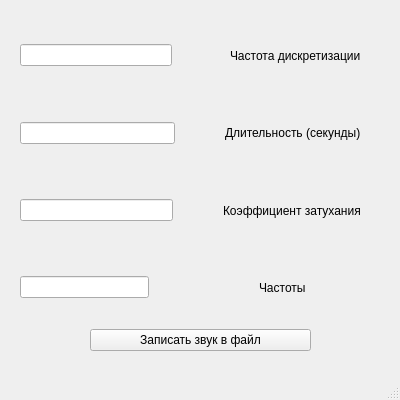
<?xml version="1.0" encoding="UTF-8"?>
<ui version="4.0">
 <class>AudioMenu</class>
 <widget class="QMainWindow" name="AudioMenu">
  <property name="geometry">
   <rect>
    <x>0</x>
    <y>0</y>
    <width>400</width>
    <height>400</height>
   </rect>
  </property>
  <property name="windowTitle">
   <string>AudioMenu</string>
  </property>
  <widget class="QWidget" name="centralwidget">
   <widget class="QWidget" name="verticalLayoutWidget">
    <property name="geometry">
     <rect>
      <x>20</x>
      <y>20</y>
      <width>361</width>
      <height>331</height>
     </rect>
    </property>
    <layout class="QVBoxLayout" name="verticalLayout">
     <item>
      <layout class="QHBoxLayout" name="horizontalLayout_2">
       <property name="spacing">
        <number>58</number>
       </property>
       <property name="rightMargin">
        <number>20</number>
       </property>
       <item>
        <widget class="QLineEdit" name="samplerate_edit"/>
       </item>
       <item>
        <widget class="QLabel" name="samplerate_label">
         <property name="text">
          <string>Частота дискретизации</string>
         </property>
        </widget>
       </item>
      </layout>
     </item>
     <item>
      <layout class="QHBoxLayout" name="horizontalLayout_3">
       <property name="spacing">
        <number>50</number>
       </property>
       <property name="rightMargin">
        <number>20</number>
       </property>
       <item>
        <widget class="QLineEdit" name="duration_edit"/>
       </item>
       <item>
        <widget class="QLabel" name="duration_label">
         <property name="text">
          <string>Длительность (секунды)</string>
         </property>
        </widget>
       </item>
      </layout>
     </item>
     <item>
      <layout class="QHBoxLayout" name="horizontalLayout_4">
       <property name="spacing">
        <number>50</number>
       </property>
       <property name="rightMargin">
        <number>20</number>
       </property>
       <item>
        <widget class="QLineEdit" name="decay_edit"/>
       </item>
       <item>
        <widget class="QLabel" name="decay_label">
         <property name="text">
          <string>Коэффициент затухания</string>
         </property>
        </widget>
       </item>
      </layout>
     </item>
     <item>
      <layout class="QHBoxLayout" name="horizontalLayout_5">
       <property name="spacing">
        <number>110</number>
       </property>
       <property name="rightMargin">
        <number>75</number>
       </property>
       <item>
        <widget class="QLineEdit" name="freqs_edit"/>
       </item>
       <item>
        <widget class="QLabel" name="freqs_label">
         <property name="text">
          <string>Частоты</string>
         </property>
        </widget>
       </item>
      </layout>
     </item>
     <item>
      <layout class="QHBoxLayout" name="horizontalLayout">
       <property name="sizeConstraint">
        <enum>QLayout::SetDefaultConstraint</enum>
       </property>
       <property name="leftMargin">
        <number>70</number>
       </property>
       <property name="rightMargin">
        <number>70</number>
       </property>
       <item>
        <widget class="QPushButton" name="write_button">
         <property name="text">
          <string>Записать звук в файл</string>
         </property>
        </widget>
       </item>
      </layout>
     </item>
    </layout>
   </widget>
  </widget>
  <widget class="QMenuBar" name="menubar">
   <property name="geometry">
    <rect>
     <x>0</x>
     <y>0</y>
     <width>400</width>
     <height>22</height>
    </rect>
   </property>
  </widget>
  <widget class="QStatusBar" name="statusbar"/>
 </widget>
 <resources/>
 <connections/>
</ui>
